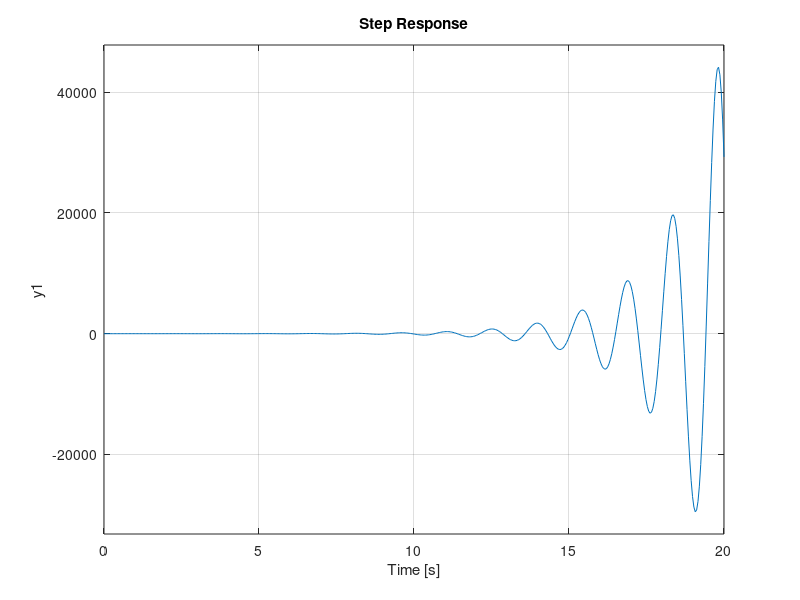
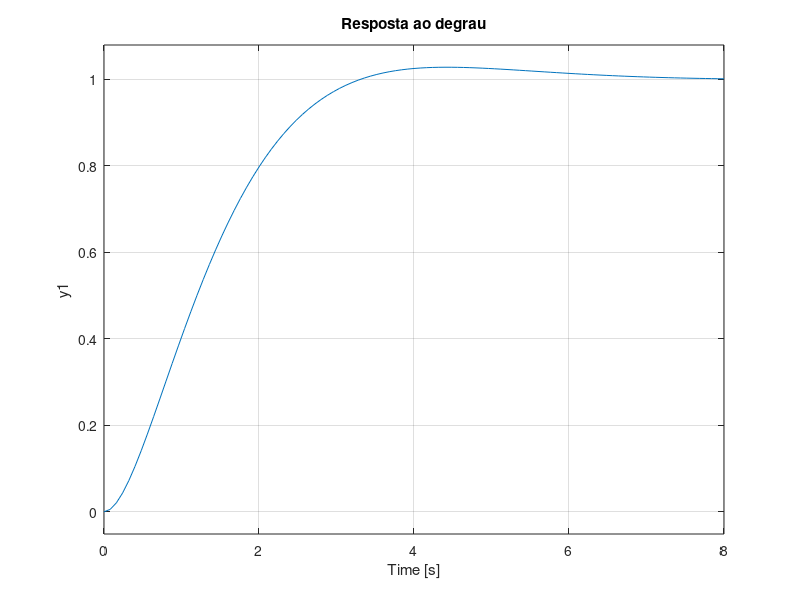

These charts were generated, in order, by the following MATLAB code:
pkg load control
num = [4]; den = [1 6 11 6];

G = tf(num, den);

rlocus(G);

Kcr = 32;
sys_osc = feedback(Kcr*G, 1);
step(sys_osc);

Tcr = 2.5;

Kp = 0.6 * Tcr;
Ti = 0.5 * Tcr;;
Td = 0.125 * Tcr;

s = tf('s');
Gc = Kp * (1 + (1/(Ti * s)) + (Td * s));

figure;
sys_cl = feedback(Gc * G, 1);
step(sys_cl);
title("Resposta ao degrau");
